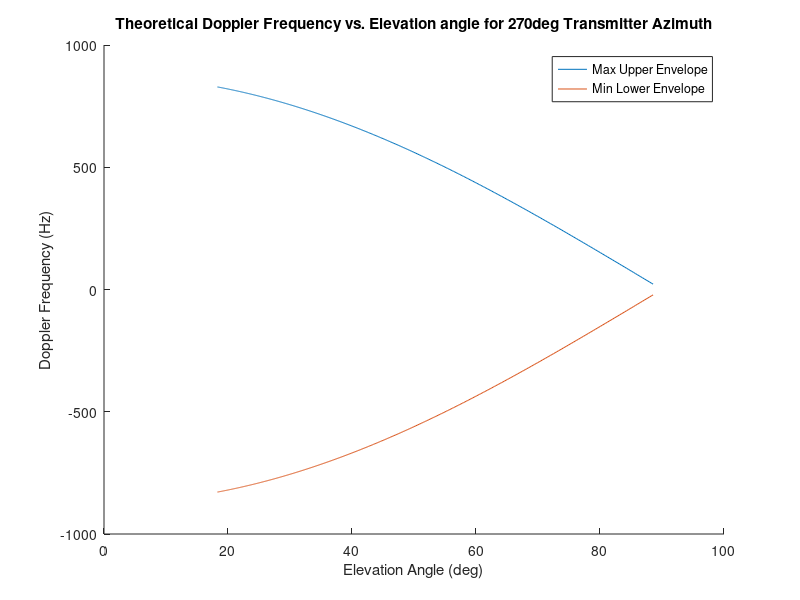
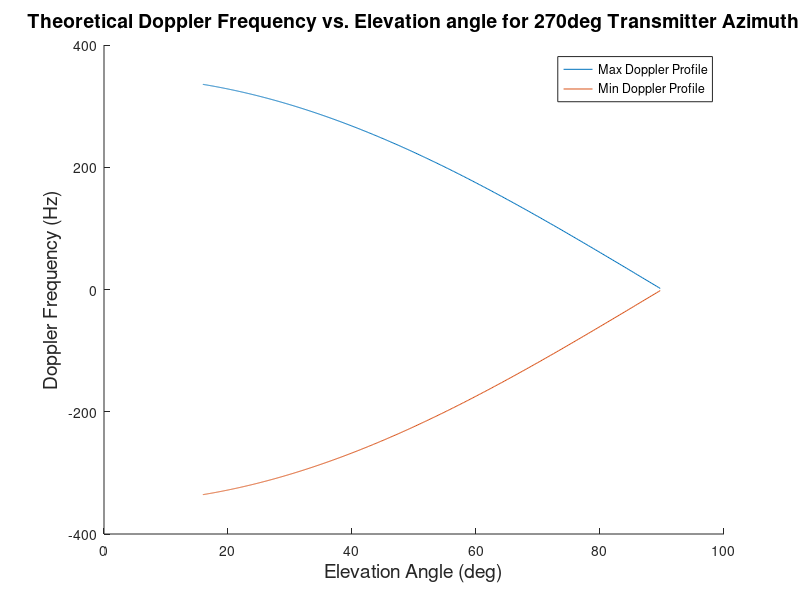

MATLAB code to generate these figures, in order:
%max doppler 270deg offset rx
%looks great :)
clear;
RPM = 250;%changed
Altitude = 200;
fc = 1e9;
c = 3e8;

%max doppler for reflection radius
Reflection_radius = 5;
v = ((2*pi)/60)*RPM*Reflection_radius;
max_fd = 2*(v*fc)/c;

%Rx position (might not be needed)
Rx_z = 2;
Rx_y = 7;
Rx_x = 0;

Tx_radius = 0:1:600;
elevation_angle = atan(Altitude./(Tx_radius + Reflection_radius));
doppler_plus = max_fd*cos(elevation_angle);
doppler_minus = -max_fd*cos(elevation_angle);
hold on
plot(360*elevation_angle/(2*pi),doppler_plus)
plot(360*elevation_angle/(2*pi),doppler_minus)
hold off
xlabel('Elevation Angle (deg)');
ylabel('Doppler Frequency (Hz)');
legend('Max Upper Envelope', 'Min Lower Envelope');
title('Theoretical Doppler Frequency vs. Elevation angle for 270deg Transmitter Azimuth');

 i = 0.01:.01:7;
 b = fliplr(i);
 el = (atan(2./i));
 v = ((2*pi)/60)*RPM*2;%? i or 2 .....
 max_fd = 2*(v*fc)/c;
 doppler_plus = max_fd.*(cos(el));
 doppler_minus = -max_fd.*(cos(el));
 figure;
 hold on
 plot(360*el/(2*pi),doppler_plus)
 plot(360*el/(2*pi),doppler_minus)
 hold off
xlabel('Elevation Angle (deg)','FontSize', 14);
ylabel('Doppler Frequency (Hz)','FontSize', 14);
legend('Max Doppler Profile', 'Min Doppler Profile');
title('Theoretical Doppler Frequency vs. Elevation angle for 270deg Transmitter Azimuth','FontSize', 14);
 
 test = b.*cos(el);
 
